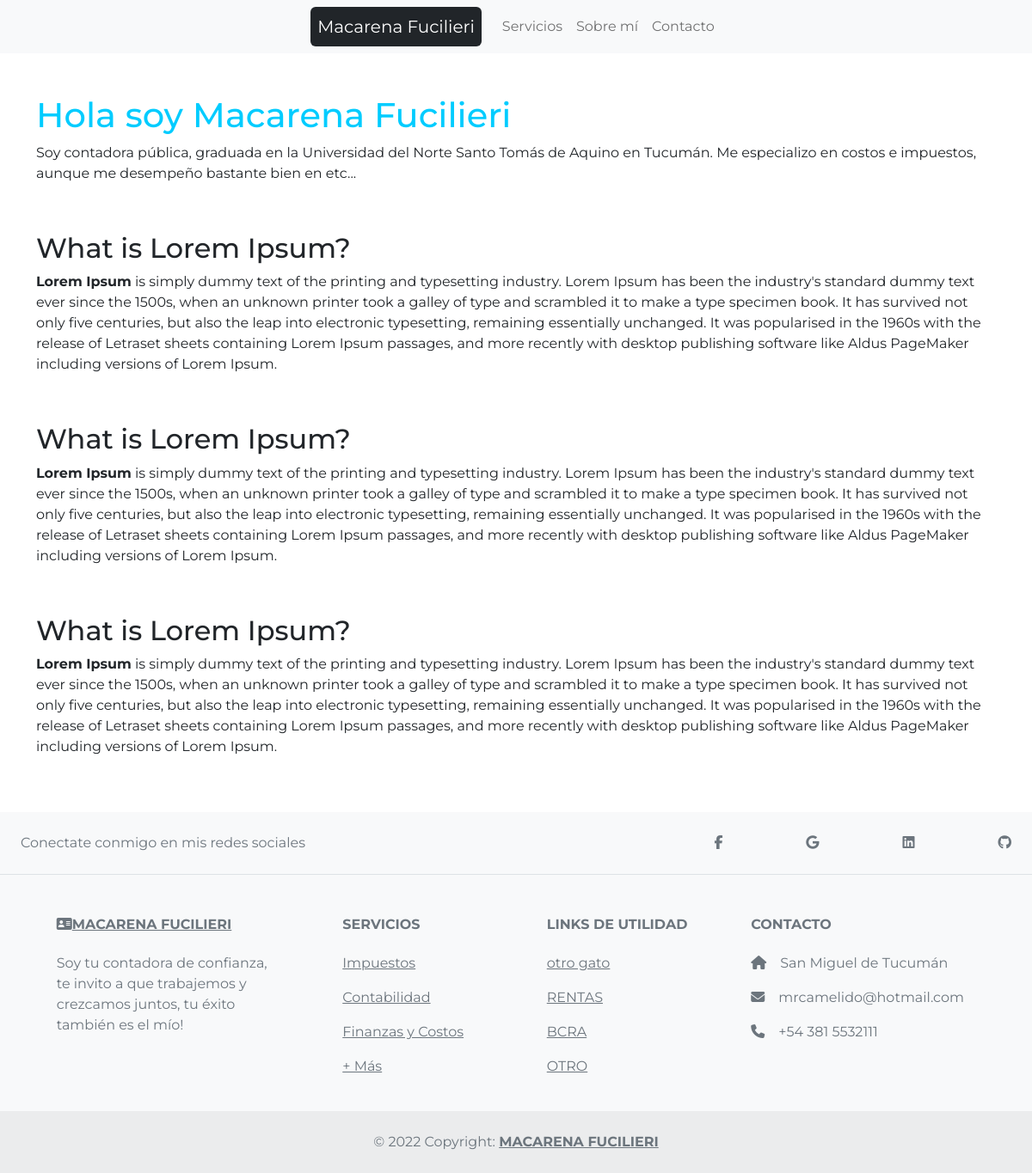
The app's page /sobremi/ with its own data.
### core/models.py (models this page shows, shortened)
class Home(models.Model):
    nombre_tema = models.CharField(max_length=200)
    selecionado = UniqueBooleanField()
    mostrar_dolar = models.BooleanField(default=True)
    titulo_principal = models.CharField(max_length=200)
    imagen_1 = models.ImageField(upload_to='images-home')
    imagen_2 = models.ImageField(upload_to='images-home')
    imagen_Servicios = models.ImageField(upload_to='images-home')
    titulo1 = models.CharField(max_length=200)
    texto1 = models.TextField()
    titulo2 = models.CharField(max_length=200)
    texto2 = models.TextField()
    servicio_1=models.CharField(max_length=50)
    servicio_2=models.CharField(max_length=50)
    servicio_3=models.CharField(max_length=50)
    servicio_4=models.CharField(max_length=50)
    articulo = RichTextField(blank=True,null=True)
    articulo_servicios = RichTextField(blank=True,null=True)
    articulo_sobre_mi = RichTextField(blank=True,null=True)
    class Meta:
        verbose_name = "Tema Home"
        verbose_name_plural = "Temas Home"

class footer(models.Model):
    nombre_footer = models.CharField(max_length=200)
    selecionado = UniqueBooleanField()
    titulo =  models.CharField(max_length=200)
    mi_nombre =  models.CharField(max_length=200)
    texto = models.TextField()
    facebook = models.URLField(max_length=200,blank=True,null=True)
    twitter = models.URLField(max_length=200,blank=True,null=True)
    google = models.URLField(max_length=200,blank=True,null=True)
    instagram = models.URLField(max_length=200,blank=True,null=True)
    linkedin = models.URLField(max_length=200,blank=True,null=True)
    github = models.URLField(max_length=200,blank=True,null=True)
    servicio_1= models.CharField(max_length=50,blank=True,null=True)
    servicio_2= models.CharField(max_length=50,blank=True,null=True)
    servicio_3= models.CharField(max_length=50,blank=True,null=True)
    servicio_4= models.CharField(max_length=50,blank=True,null=True)
    link_1_nombre= models.CharField(max_length=50,blank=True,null=True)
    link_2_nombre= models.CharField(max_length=50,blank=True,null=True)
    link_3_nombre= models.CharField(max_length=50,blank=True,null=True)
    link_4_nombre= models.CharField(max_length=50,blank=True,null=True)
    link_1_url= models.URLField(max_length=200,blank=True,null=True)
    link_2_url= models.URLField(max_length=200,blank=True,null=True)
    link_3_url= models.URLField(max_length=200,blank=True,null=True)
    link_4_url= models.URLField(max_length=200,blank=True,null=True)
    direccion = models.CharField(max_length=200,blank=True,null=True)
    email = models.CharField(max_length=200,blank=True,null=True)
    telefono = models.CharField(max_length=200,blank=True,null=True)

### core/views.py (the view)
# urls.py: path('sobremi/',homeViews.aboutView,name="about"),
def aboutView(request):
    context = {}
    context['tema'] = Home.objects.get(selecionado=True)
    return render(request,'about.html',context=context)

### core/templatetags/core_extras.py (called while the page is built)
@register.simple_tag
def get_footer():
    if footer.objects.filter(selecionado=True).exists():
        footer_selected = footer.objects.get(selecionado=True)
        return footer_selected
    else:
        return None

### core/templates/about.html
{% extends 'base.html' %} {% load static %} {% block content %}
<div class="container">
  {% if tema %} {% if tema.articulo_sobre_mi %}
  <div class="row mt-5">{{tema.articulo_sobre_mi|safe}}</div>
  {% endif %} {% endif %}
</div>
{% endblock %}

### core/templates/base.html (shortened to what this page needs)
<!DOCTYPE html>
<html lang="es">
{% load static %}
{% load core_extras %}
<head>
  <link href="https://cdn.jsdelivr.net/npm/bootstrap@5.2.0-beta1/dist/css/bootstrap.min.css" rel="stylesheet">
  <link rel="stylesheet" href="{% static 'core/styles/style.css' %}">
</head>
  <body>
  <header>
  <nav class="navbar navbar-expand-sm navbar-light bg-light">
    <div class="mx-auto d-sm-flex d-block flex-sm-nowrap">
        <a class="navbar-brand bg-dark text-white p-2 rounded" href="{% url 'home' %}">Macarena Fucilieri</a>
        <div class="collapse navbar-collapse text-center" id="navbarsExample11">
            <ul class="navbar-nav">
                <li class="nav-item active">
                    <a class="nav-link" href="{% url 'servicios' %}">Servicios</a>
                </li>
                <li class="nav-item">
                    <a class="nav-link" href="{% url 'about' %}">Sobre mí</a>
                </li>
                <li class="nav-item">
                    <a class="nav-link" href="{% url 'contacto' %}">Contacto</a>
                </li>
            </ul>
        </div>
    </div>
</nav>
</header>
  {% block content %}{% endblock content %}
{% get_footer as footer %}
{% if footer %}
<footer class="text-center text-lg-start bg-light text-muted mt-5">
  <section
    class="d-flex justify-content-center justify-content-lg-between p-4 border-bottom"
  >
    <div class="me-5 d-none d-lg-block">
      <span>{{footer.titulo}}</span>
    </div>
    <div class="d-flex flex-row justify-content-between redes-container">
      {% if footer.facebook %}
      <a href="{{footer.facebook}}" class="text-reset">
        <i class="fab fa-facebook-f"></i>
      </a>
      {% endif %}
      {% if footer.google %}
      <a href="{{footer.google}}" class="text-reset">
        <i class="fab fa-google"></i>
      </a>
      {% endif %}
      {% if footer.linkedin %}
      <a href="{{footer.linkedin}}" class="text-reset">
        <i class="fab fa-linkedin"></i>
      </a>
      {% endif %}
      {% if footer.github %}
      <a href="{{footer.github}}" class="text-reset">
        <i class="fab fa-github"></i>
      </a>
      {% endif %}
    </div>
  </section>
  <section class="">
    <div class="container text-center text-md-start mt-5">
      <div class="row mt-3">
        <div class="col-md-3 col-lg-4 col-xl-3 mx-auto mb-4">
          <h6 class="text-uppercase fw-bold mb-4">
            <a class="text-reset" href="{% url 'about' %}"><i class="fa-solid fa-address-card"></i>{{footer.mi_nombre}}</a>
          </h6>
          <p>{{footer.texto}}</p>
        </div>
        <div class="col-md-2 col-lg-2 col-xl-2 mx-auto mb-4">
          <h6 class="text-uppercase fw-bold mb-4">Servicios</h6>
          <p><a href="{% url 'servicios' %}" class="text-reset">{{footer.servicio_1}}</a></p>
          <p><a href="{% url 'servicios' %}" class="text-reset">{{footer.servicio_2}}</a></p>
          <p><a href="{% url 'servicios' %}" class="text-reset">{{footer.servicio_3}}</a></p>
          <p><a href="{% url 'servicios' %}" class="text-reset">{{footer.servicio_4}}</a></p>
        </div>
        <div class="col-md-3 col-lg-2 col-xl-2 mx-auto mb-4">
          <h6 class="text-uppercase fw-bold mb-4">Links de utilidad</h6>
          {% if footer.link_1_url and footer.link_1_nombre %}
          <p><a href="{{footer.link_1_url}}" class="text-reset" target="_blank">{{footer.link_1_nombre}}</a></p>
          {% endif %}
          {% if footer.link_2_url and footer.link_2_nombre %}
          <p><a href="{{footer.link_2_url}}" class="text-reset" target="_blank">{{footer.link_2_nombre}}</a></p>
          {% endif %}
          {% if footer.link_3_url and footer.link_3_nombre %}
          <p><a href="{{footer.link_3_url}}" class="text-reset" target="_blank">{{footer.link_3_nombre}}</a></p>
          {% endif %}
          {% if footer.link_4_url and footer.link_4_nombre %}
          <p><a href="{{footer.link_4_url}}" class="text-reset" target="_blank">{{footer.link_4_nombre}}</a></p>
          {% endif %}
        </div>
        <div class="col-md-4 col-lg-3 col-xl-3 mx-auto mb-md-0 mb-4">
          <h6 class="text-uppercase fw-bold mb-4">
            Contacto
          </h6>
          {% if footer.direccion %}
            <p><i class="fas fa-home me-3"></i>{{footer.direccion}}</p>
          {% endif %}
          {% if footer.email %}
            <p><i class="fas fa-envelope me-3"></i>{{footer.email}}</p>
          {% endif %}
          {% if footer.telefono %}
            <p><i class="fas fa-phone me-3"></i>{{footer.telefono}}</p>
          {% endif %}
        </div>
      </div>
    </div>
  </section>
  <div class="text-center p-4" style="background-color: rgba(0, 0, 0, 0.05);">
    © {% now "Y" %} Copyright:
    <a class="text-reset fw-bold" href="{% url 'home' %}">{{footer.mi_nombre}}</a>
  </div>
</footer>
{% else %}
<h1>Debes cargar un footer en la página de administración!</h1>
{% endif %}
</body>
</html>

### core/static/core/styles/style.css (style rules this page uses)
* { margin: 0; padding: 0; box-sizing: border-box; }
h1, h2, h3, h4, h5, h6, p, div, strong, a, li, input { font-family: "Montserrat", sans-serif; }
.redes-container { width: 30%; }

### records on screen
Home: articulo_sobre_mi "Hola soy Macarena Fucilieri Soy contadora pública, graduada en la Universidad del Norte Santo Tomás de Aquino en Tucumán. Me especializo en costos e impuestos, aunque me desempeño bastante bien en etc... What is Lorem Ipsum? Lorem Ipsum is simply dummy text of the printing and typesetting industry. Lorem Ipsum has been the industry's standard dummy text ever since the 1500s, when an unknown printer took a galley of type and scrambled it to make a type specimen book. It has survived not only five centuries, but also the leap into electronic typesetting, remaining essentially unchanged. It was popularised in the 1960s with the release of Letraset sheets containing Lorem Ipsum passages, and…"
footer: titulo "Conectate conmigo en mis redes sociales", mi_nombre "MACARENA FUCILIERI", texto "Soy tu contadora de confianza, te invito a que trabajemos y crezcamos juntos, tu éxito también es el mío!", servicio_1 "Impuestos", servicio_2 "Contabilidad", servicio_3 "Finanzas y Costos", servicio_4 "+ Más", link_1_nombre "otro gato", link_2_nombre "RENTAS", link_3_nombre "BCRA", link_4_nombre "OTRO", direccion "San Miguel de Tucumán", email "mrcamelido@hotmail.com", telefono "+54 381 5532111"
